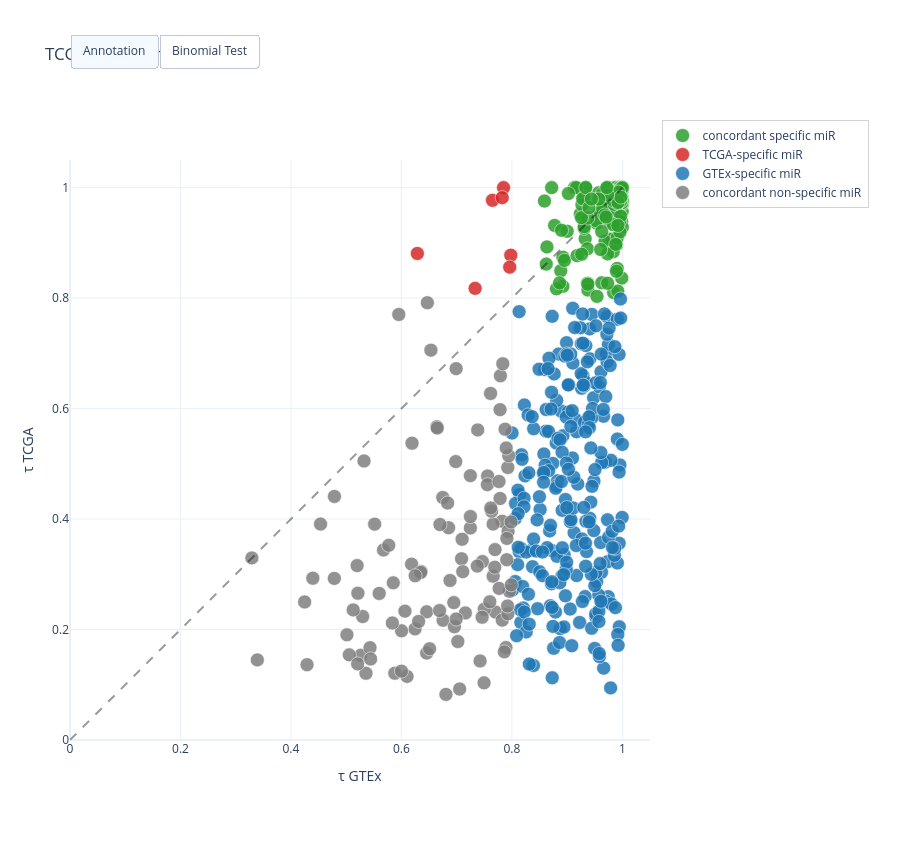

The cell this chart's notebook holds for it:
### Code cell
import numpy as np
import pandas as pd
import plotly.graph_objects as go

# ---------- настройки ----------
FINAL_CHOICES = [
    'concordant specific miR',
    'TCGA-specific miR',
    'GTEx-specific miR',
    'concordant non-specific miR'
]

FINAL_COLORS = {
    'concordant specific miR': '#2ca02c',
    'TCGA-specific miR': '#d62728',
    'GTEx-specific miR': '#1f77b4',
    'concordant non-specific miR': '#7f7f7f'
}

STN_CLASS_COLORS = {
    "NOT_SIGNIFICANT": "gray",
    "UPREGULATED": "firebrick",
    "DOWNREGULATED": "navy",
}

# ---------- данные ----------
plot_df = merged.dropna(
    subset=["tcga_tau", "tau_gtex", "final_annotation"]
).copy().reset_index(drop=True)

# ---------- hover логика ----------
def _get_val(r, col, is_padj=False):
    v = r.get(col)
    if pd.isna(v): return "NA"
    if isinstance(v, float):
        return f"{v:.4e}" if is_padj else f"{v:.4f}"
    return str(v)

def _hover_text_row(r):
    # 1. Заголовок
    lines = [f"<b>{r['mature_name']}</b>", ""]
    
    # 2. Секция Specificity
    lines.append("<b>Specificity:</b>")
    ann_tcga = f" ({r['annotation_tcga']})" if pd.notna(r.get('annotation_tcga')) else ""
    lines.append(f"τ TCGA: {r['tcga_tau']:.4f}{ann_tcga}")
    
    ann_gtex = f" ({r['annotation_gtex']})" if pd.notna(r.get('annotation_gtex')) else ""
    lines.append(f"τ GTEx: {r['tau_gtex']:.4f}{ann_gtex}")
    
    lines.append(f"Cancer specificity (TCGA): {r.get('tcga_pref_type', 'NA')}")
    lines.append(f"Tissue specificity (GTEx): {r.get('pref_smts_highq', 'NA')}")
    
    # Делимитер между секциями
    lines.append("-----------------------")
    
    # 3. Секция DE cancer vs normal
    lines.append("<b>DE cancer vs normal:</b>")
    lines.append(f"n_projects_up: {r.get('n_projects_up', 'NA')}")
    lines.append(f"n_projects_down: {r.get('n_projects_down', 'NA')}")
    lines.append(f"median_log2FC: {_get_val(r, 'median_log2fc')}")
    lines.append(f"median padj: {_get_val(r, 'median_padj', True)}")
    
    # Binomial test (STN_class) жирным
    stn_val = r.get('STN_class', 'NA')
    lines.append(f"Binomial test: <b>{stn_val}</b>")

    return "<br>".join(lines)

hover_text = [_hover_text_row(plot_df.loc[i]) for i in range(len(plot_df))]

# ---------- категории ----------
fa_seen = plot_df["final_annotation"].astype(str)
fa_categories = [c for c in FINAL_CHOICES if (fa_seen == c).any()]
for c in sorted(fa_seen.unique()):
    if c not in fa_categories: fa_categories.append(c)

fc_seen = plot_df["STN_class"].astype(str)
_fc_pref = ["NOT_SIGNIFICANT", "UPREGULATED", "DOWNREGULATED"]
fc_categories = [c for c in _fc_pref if (fc_seen == c).any()]
for c in sorted(fc_seen.unique()):
    if c not in fc_categories: fc_categories.append(c)

# ---------- plot ----------
mk = dict(size=14, opacity=0.85, line=dict(width=0.6, color="white"))
traces = []

for cat in fa_categories:
    sub = plot_df[fa_seen == cat]
    traces.append(go.Scatter(
        x=sub["tau_gtex"], y=sub["tcga_tau"],
        mode="markers", name=cat, visible=True,
        marker={**mk, "color": FINAL_COLORS.get(cat, "#888888")},
        text=[hover_text[i] for i in sub.index],
        hoverinfo="text"
    ))

for cat in fc_categories:
    sub = plot_df[fc_seen == cat]
    traces.append(go.Scatter(
        x=sub["tau_gtex"], y=sub["tcga_tau"],
        mode="markers", name=cat, visible=False,
        marker={**mk, "color": STN_CLASS_COLORS.get(cat, "#888888")},
        text=[hover_text[i] for i in sub.index],
        hoverinfo="text"
    ))

# ---------- figure ----------
fig = go.Figure(data=traces)

# Диагональ
fig.add_shape(
    type="line", x0=0, y0=0, x1=1, y1=1,
    line=dict(color="rgba(0,0,0,0.4)", dash="dash")
)

# Настройка осей - убираем лишние 1.05, ставим строго 1
fig.update_xaxes(
    range=[0, 1.05], 
    title="τ GTEx", 
    autorange=False,
    constrain="domain",
    tickmode='array',
    tickvals=[0, 0.2, 0.4, 0.6, 0.8, 1.0]
)

fig.update_yaxes(
    range=[0, 1.05], 
    title="τ TCGA", 
    scaleanchor="x", 
    scaleratio=1,
    autorange=False,
    constrain="domain",
    tickmode='array',
    tickvals=[0, 0.2, 0.4, 0.6, 0.8, 1.0]
)

# Настройка видимости для кнопок
n_fa, n_fc = len(fa_categories), len(fc_categories)
vis_fa = [True] * n_fa + [False] * n_fc
vis_fc = [False] * n_fa + [True] * n_fc

fig.update_layout(
    title="TCGA vs GTEx τ",
    template="plotly_white",
    
    # КЛЮЧЕВОЕ ИЗМЕНЕНИЕ: 
    # Задаем фиксированную высоту (например, 850px), 
    # чтобы график был крупным. Ширина подстроится сама.
    height=850, 
    autosize=True,

    # l=70 (подпись оси Y), r=250 (место под легенду), t=120 (заголовок/кнопки), b=70 (ось X)
    margin=dict(l=70, r=250, t=120, b=70), 
    
    legend=dict(
        orientation="v",
        x=1.02, # Легенда сразу за краем графика
        y=1,
        xanchor="left",
        yanchor="top",
        bordercolor="LightGrey",
        borderwidth=1
    ),
    
    updatemenus=[
        dict(
            type="buttons",
            direction="right",
            x=0,
            y=1.08, # Чуть ниже, чтобы не было гигантского разрыва сверху
            xanchor="left",
            yanchor="bottom",
            buttons=[
                dict(label="Annotation", method="update", args=[{"visible": vis_fa}]),
                dict(label="Binomial Test", method="update", args=[{"visible": vis_fc}]),
            ]
        )
    ]
)

# ---------- сохранить и показать ----------
_html = OUT_DIR / "tau_scatter_final_clean.html"
fig.write_html(_html, include_plotlyjs="cdn")
fig.show()
